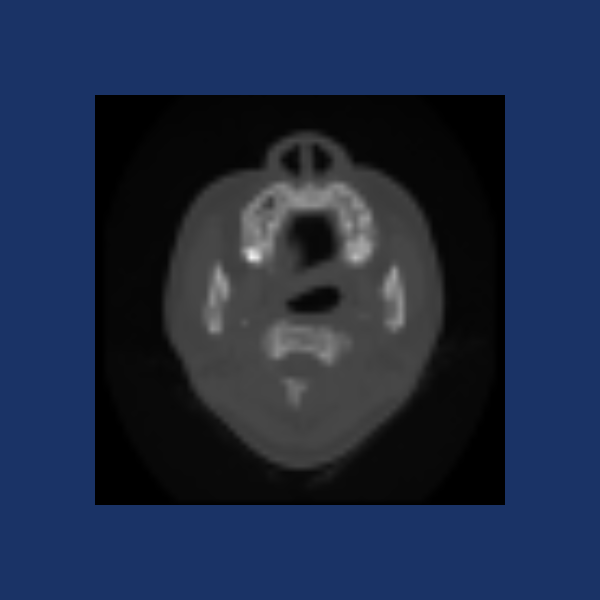

The Python source for this figure:
#!/usr/bin/env python
# Demonstrate vtkContourWidget on a medical image slice using the focal plane point placer.

import vtkmodules.vtkInteractionStyle  # noqa: F401
import vtkmodules.vtkRenderingFreeType  # noqa: F401
import vtkmodules.vtkRenderingOpenGL2  # noqa: F401

import os

from vtkmodules.vtkIOImage import vtkVolume16Reader
from vtkmodules.vtkImagingCore import vtkImageShiftScale
from vtkmodules.vtkInteractionWidgets import vtkContourWidget
from vtkmodules.vtkRenderingCore import (
    vtkImageActor,
    vtkRenderWindow,
    vtkRenderWindowInteractor,
    vtkRenderer,
)

# Dataset
data_dir = os.environ.get("VPE_DATA_DIR", os.path.dirname(os.path.abspath(__file__)))
volume_reader = vtkVolume16Reader()
volume_reader.SetDataDimensions(64, 64)
volume_reader.SetDataByteOrderToLittleEndian()
volume_reader.SetImageRange(1, 93)
volume_reader.SetDataSpacing(3.2, 3.2, 1.5)
volume_reader.SetFilePrefix(os.path.join(data_dir, "headsq", "quarter"))
volume_reader.ReleaseDataFlagOn()
volume_reader.SetDataMask(0x7FFF)
volume_reader.Update()

# Filter: shift and scale to unsigned char for display
scalar_range = volume_reader.GetOutput().GetScalarRange()
shifter = vtkImageShiftScale()
shifter.SetShift(-1.0 * scalar_range[0])
shifter.SetScale(255.0 / (scalar_range[1] - scalar_range[0]))
shifter.SetOutputScalarTypeToUnsignedChar()
shifter.SetInputConnection(volume_reader.GetOutputPort())
shifter.ReleaseDataFlagOff()
shifter.Update()

# Actor: axial slice
image_actor = vtkImageActor()
image_actor.GetMapper().SetInputConnection(shifter.GetOutputPort())
image_actor.VisibilityOn()
image_actor.SetDisplayExtent(0, 63, 0, 63, 46, 46)
image_actor.InterpolateOn()

# Renderer
renderer = vtkRenderer()
renderer.AddActor(image_actor)
renderer.SetBackground(0.1, 0.2, 0.4)

# Render window
render_window = vtkRenderWindow()
render_window.AddRenderer(renderer)
render_window.SetWindowName("focal plane contour")
render_window.SetSize(600, 600)

# Interactor
interactor = vtkRenderWindowInteractor()
interactor.SetRenderWindow(render_window)

# Widget
contour_widget = vtkContourWidget()
contour_widget.SetInteractor(interactor)
contour_widget.On()

# Scene
camera = renderer.GetActiveCamera()
camera.SetPosition(0, 0, 0)
camera.SetFocalPoint(0, 0, 1)
camera.SetViewUp(0, 1, 0)
renderer.ResetCamera()

interactor.Initialize()
interactor.Start()
